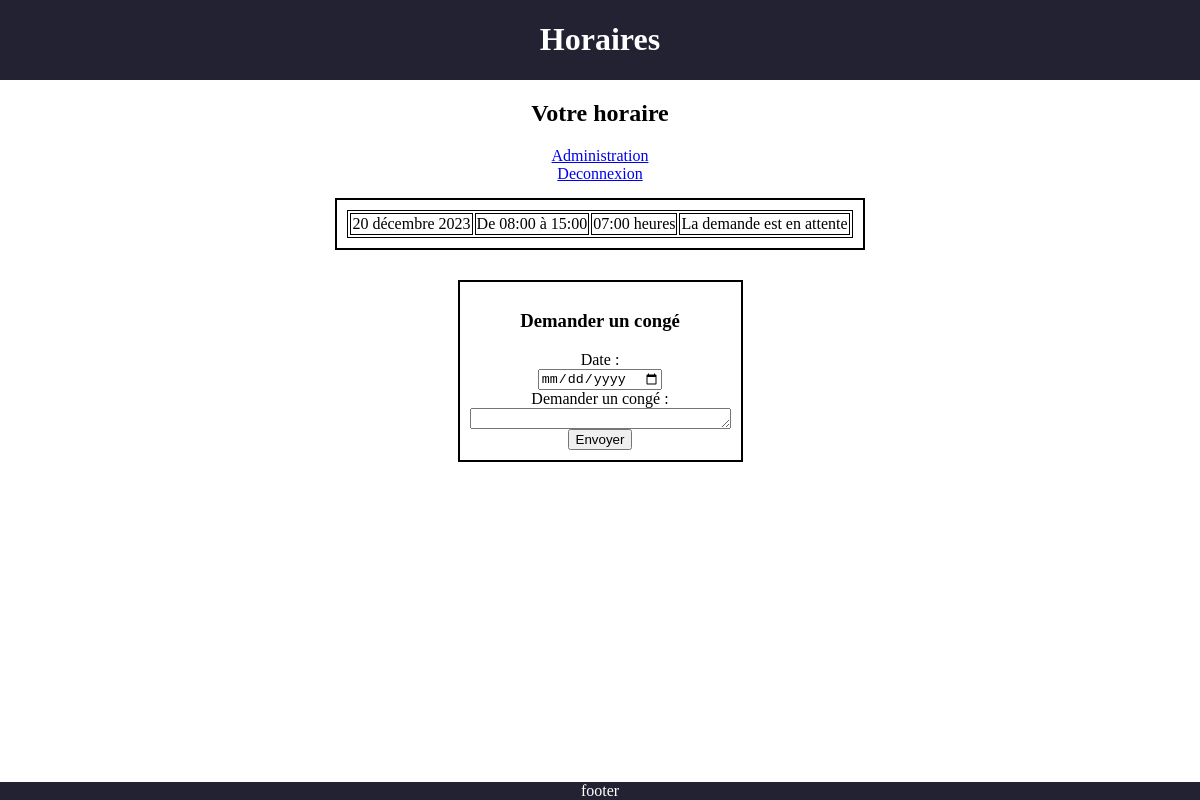
The app's page / (signed in) with its own data.
### tables this page shows
CREATE TABLE `jour_horaire` (
  `id_horaire` int NOT NULL,
  `id_employe` int NOT NULL,
  `date` date NOT NULL,
  `debut` time NOT NULL,
  `fin` time NOT NULL,
  `nbre_heure` time NOT NULL,
  `conge` tinyint(1) NOT NULL,
  `congeconfirm` varchar(256) DEFAULT NULL,
  `justification` varchar(256) DEFAULT NULL
);

### src/view/horaire.php (the view, shortened to what this page needs)
<section>
    <h2>Votre horaire</h2>
<?php
$db=new DbModel('localhost','projet_gr5','root','');
$pdo = $db->get_pdo();
$req=$pdo->prepare('SELECT admin FROM employes WHERE id_employe=:id');
$req->bindValue(':id',$_SESSION['id_employe']);
$req->execute();
$req->setFetchMode(PDO::FETCH_OBJ);
$result=$req->fetch();
if($result->admin==1){
    echo '<a href="index.php?page=gestion.php">Administration</a>';
}
?>
<a href="index.php?page=login.php">Deconnexion</a>
<div>
<table>
    <?php
    $db=new DbModel('localhost','projet_gr5','root','');
    $pdo = $db->get_pdo();
    $req=$pdo->prepare("SELECT id_employe,date,
    TIME_FORMAT(`debut`, '%H:%i') as debut,
    TIME_FORMAT(`fin`, '%H:%i') as fin,
    TIME_FORMAT(`nbre_heure`, '%H:%i') as nbre_heure,conge,congeconfirm FROM jour_horaire
    WHERE date>=CURRENT_DATE AND id_employe =:id
    ORDER BY date ASC");
    $req->bindValue(':id',$_SESSION['id_employe']);
    $req->execute();
    $req->setFetchMode(PDO::FETCH_OBJ);
    while ($result=$req->fetch() ) {
        $timestamp= strtotime($result->date);
        $formatter = new IntlDateFormatter('fr_FR', IntlDateFormatter::LONG, IntlDateFormatter::NONE);
        echo '<tr>';
        echo '<td>',$formatter->format($timestamp),' ','</td>';
        echo '<td';
        if ($result->congeconfirm==1) {echo ' class="conge" ';}
        echo '>De ',$result->debut,' à ',$result->fin,'</td>';
        echo '<td';
        if ($result->congeconfirm==1) {echo ' class="conge" ';}
        echo '>',$result->nbre_heure,' heures</td>';
        if($result->conge==1){
            if(!isset($result->congeconfirm)){
                echo '<td>La demande est en attente</td>';
            }
        }
        echo '</tr>';
    }
    ?>
</table>
</div>
<div>
<h3>Demander un congé</h3>
<form method="post">
    <label for "date">Date :</label>
    <input type="date" name="date" id="date" required>
    <label for "comment">Demander un congé :</label>
            <textarea name="comment" rows=1 cols=30></textarea>
    <input type="submit" name="enregistrer" value="Envoyer">
</form>
</div>
</section>

### records on screen
jour_horaire: date "20 décembre 2023", debut "08:00", fin "15:00", nbre_heure "07:00", conge "La demande est en attente"
